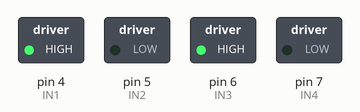
The sketch below on a simulated Arduino Uno, built with avr-gcc and run on an emulated ATmega328P. Shown: switched loads named in the sketch (green lamp = pin HIGH). What the sketch prints to the serial monitor is not drawn.

Above: at 0.1 s.
Timing chart, 0 to 1.6 s (numbered marks = the images above):
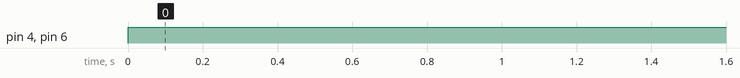

The sketch:

L298N_tutorial.ino
```cpp
/* FOR MORE:
 *
 * 1. You can follow us on INSTAGRAM:
 *    https://www.instagram.com/prrobotics/
 *
 * 2. You can subscribe us on YOUTUBE:
 *    https://www.youtube.com/PRROBOTICS
 *
 * 3. You can support us on PATREON to access PATREON only tutorials and circuit diagrams:
 *    https://www.patreon.com/PRROBOTICS
 *
 * 4. You can also support us on PayPal:
 *    https://www.paypal.me/prrobtics
 *
 */

const int IN1=4;    //connect IN1 to digital pin 4 of arduino
const int IN2=5;    //connect IN2 to digital pin 5 of arduino
const int IN3=6;    //connect IN3 to digital pin 6 of arduino
const int IN4=7;    //connect IN4 to digital pin 7 of arduino

void setup() {
  pinMode(IN1, OUTPUT);   //to set pin 4 of arduino as OUTPUT pin
  pinMode(IN2, OUTPUT);   //to set pin 5 of arduino as OUTPUT pin
  pinMode(IN3, OUTPUT);   //to set pin 6 of arduino as OUTPUT pin
  pinMode(IN4, OUTPUT);   //to set pin 7 of arduino as OUTPUT pin

  //You can delete or uncomment this line, this is to print the data on Serial monitor
  //If you do so then make sure you have deleted or uncommented all the lines containing Serial from the code
  Serial.begin(9600);  //To begin the serial monitor
}

void loop() {
  Serial.println("Motor 1");
  //the following two lines are to rotate the motor 1 in direction(assume clockwise) if you want
  //to rotate the motor in opposite direction(say anti clockwise), change HIGH to LOW and LOW to HIGH.
  digitalWrite(IN1, HIGH);
  digitalWrite(IN2, LOW);

  Serial.println("Motor 2");
  //the following two lines are for motor 2 and the above criteria is applicable here also
  digitalWrite(IN3, HIGH);
  digitalWrite(IN4, LOW);
}
```

Measured:
- by itself, pin 4 (IN1), pin 6 (IN3): LOW → HIGH at 0.00 s
